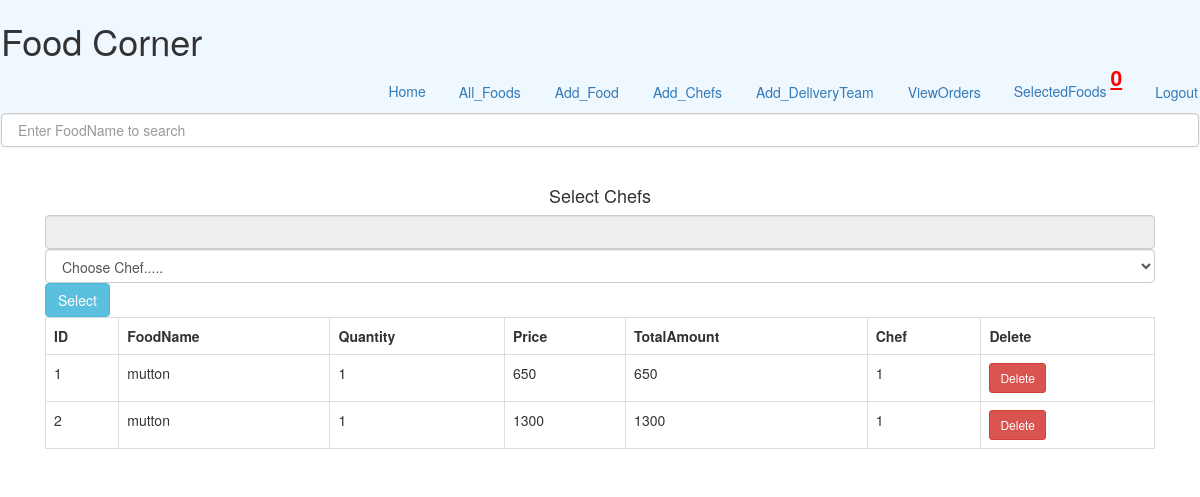
Screenshot of /SelectChefs.php?oid=6 (signed in) with the database file from the repository.
### tables this page shows
CREATE TABLE `order_details` (
  `OID` int(11) NOT NULL,
  `DID` int(11) NOT NULL,
  `CID` int(11) DEFAULT NULL,
  `FID` int(11) NOT NULL,
  `Quantity` int(5) NOT NULL,
  `Price` int(7) NOT NULL,
  `Amount` int(7) NOT NULL
);

CREATE TABLE `foods` (
  `FID` int(11) NOT NULL,
  `FName` varchar(80) NOT NULL,
  `Price` int(8) NOT NULL,
  `Quantity` int(8) NOT NULL,
  `Picture` varchar(100) NOT NULL,
  `Details` varchar(150) NOT NULL
);

### SelectChefs.php (the view, shortened to what this page needs)
<?php include_once "connect.php";
include_once"header.php";
$user_role = $_SESSION['type'];
?>
<?php include_once "header.php"; ?>
<?php if($user_role == 'admin'){ ?>
<?php include_once "nav_admin.php"; ?>
<div class="section contact" id="contact" style="margin-top: 2em !important">
<div class="container">
<h4 class="rad-txt text-center">
<span class="abtxt1">Select</span>
<span class="abtext">Chefs</span>
</h4>
<div class="contact-form">
<div class="col-md-12">
    <form method="post">
        <input type="number" name="did" class="form-control" readonly  value="<?=@$_GET['did']?>">
        <select name="chef" class="form-control" style="width: 100%">
<option value="" disabled selected>Choose Chef.....</option>
</select>
        <input type="submit" name="select" value="Select" class="btn btn-info">
    </form>
<?php if(isset($_GET['oid'])){?>
<table class="w3-table-all table table-bordered">
<tr class="w3-red">
<th>ID</th>
<th>FoodName</th>
<th>Quantity</th>
<th>Price</th>
<th>TotalAmount</th>
<th>Chef</th>
<th>Delete</th>
</tr>
<?php
$problem = "SELECT * FROM order_details where OID='{$_GET['oid']}'  ORDER BY OID DESC ";
$result = mysqli_query($db,$problem);
$num = mysqli_num_rows($result);
if($num == 0){
echo "<tr><td>Nothing</td></tr>";
}else{
$counter = 0;
while($row = mysqli_fetch_assoc($result)){
$fid = $row['FID'];
$did = $row['DID'];
$cid = $row['CID'];
$check = "SELECT FName FROM foods WHERE FID = '{$fid}' ";
$result_f = mysqli_query($db,$check);
$row_f = mysqli_fetch_assoc($result_f);
$foodname = $row_f['FName'];
$quantity = $row['Quantity'];
$price = $row['Price'];
$amount = $row['Amount'];
$counter++;
?>
<tr>
<td><?php echo $counter ?></td>
<td><?php echo $foodname ?></td>
<td><?php echo $quantity ?></td>
<td><?php echo $price ?></td>
<td><?php echo $amount ?></td>
<td><?php if($cid==""){echo"<a class='btn btn-danger btn-sm' href='SelectChefs.php?did=$did&oid={$_GET['oid']}'>Select</a>";}else{echo $cid;} ?></td>
<td><a class="btn btn-danger btn-sm" href="SelectChefs.php?delete=<?php echo $did ?>">Delete</a></td>
</tr>
<?php
}
}
?>
</table>
<?php } ?>
</div>
<div class="clearfix"></div>
</div>
</div>
</div>
<?php include_once "footer.php"; ?>
<?php }else{ header("Location: logout.php"); } ?>

### rows the page displays
order_details: FID.FName "mutton", Quantity "1", Price "650", Amount "650", CID "1"
order_details: FID.FName "mutton", Quantity "1", Price "1300", Amount "1300", CID "1"

### other values shown
$items "0"
